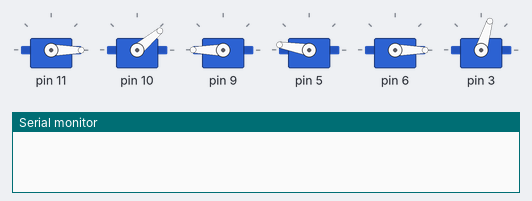
This sketch was run on a simulated Arduino Uno, built with avr-gcc and run on an emulated ATmega328P. On the bench: 6 × servo, the last lines printed to the serial monitor.

Above: at 0.1 s.
At 13.5 s:
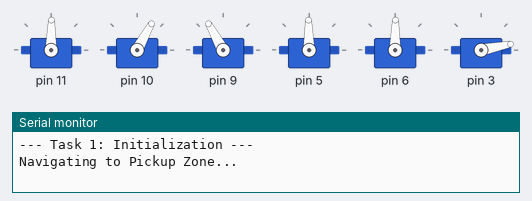
At 16.9 s:
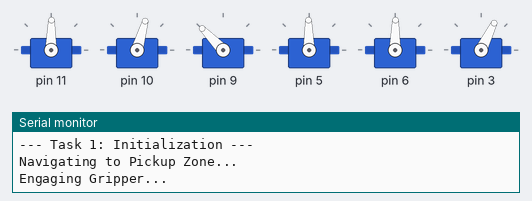
At 22.0 s:
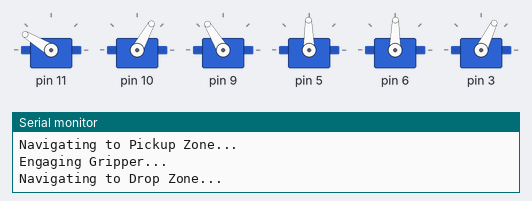
At 25.4 s:
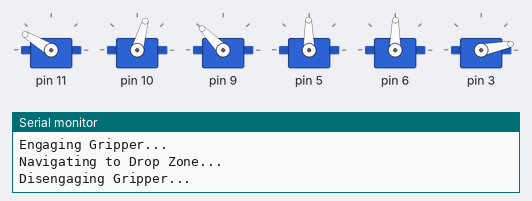
At 30.5 s:
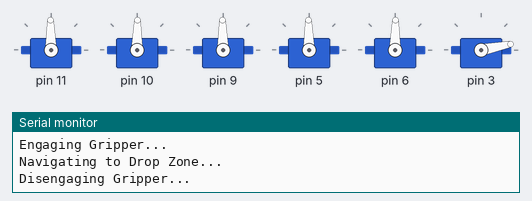
Timing chart, 0 to 32.0 s (numbered marks = the images above):
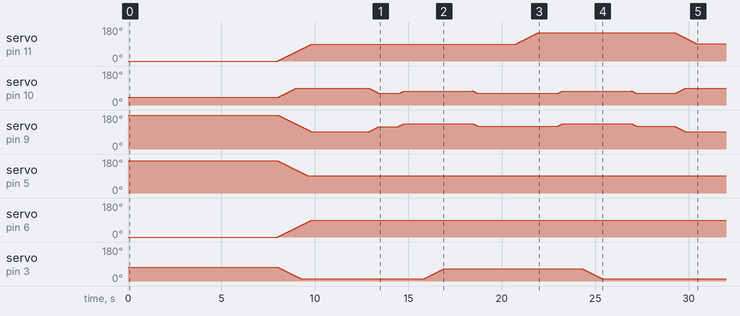

The sketch:

Task_1.ino
```cpp
/*
 * -----------------------------------------------------
 * Repository: IE410_Robotics_Project
 * Module: Task 1 - Blind Pick and Place
 * Description: Open-loop control sequence for the Braccio manipulator.
 * -----------------------------------------------------
 */

#include <Braccio.h>
#include <Servo.h>

// Initialize Servo Motors
Servo m_base, m_shoulder, m_elbow, m_wrist_rot, m_wrist_pitch, m_gripper;

void setup() {
    // Hardware Init
    Braccio.begin();

    // Serial Comms
    Serial.begin(9600);
    Serial.println("--- Task 1: Initialization ---");
    delay(2000);

    // Reset arm to starting position
    moveToDefault();
    delay(2000);

    // Execute pickup routine
    acquireTarget();
    delay(1000);

    // Execute drop-off routine
    deliverTarget();
    delay(1000);

    // Reset
    moveToDefault();
    Serial.println("--- Task 1: Sequence Finished ---");
}

void loop() {
    // Empty loop for pre-programmed sequence
}

/* * DEFAULT IDLE POSITION
 */
void moveToDefault() {
    // Parameters: Speed, Base, Shoulder, Elbow, Wrist_Rot, Wrist_Pitch, Gripper
    Braccio.ServoMovement(20, 90, 90, 90, 90, 90, 10);
    delay(1000);
}

/* * TARGET ACQUISITION (POINT A)
 */
void acquireTarget() {
    Serial.println("Navigating to Pickup Zone...");

    // Hover above target
    Braccio.ServoMovement(20, 90, 60, 120, 90, 90, 10);
    delay(1000);

    // Lower payload
    Braccio.ServoMovement(20, 90, 75, 135, 90, 90, 10);
    delay(1000);

    // Secure payload
    Serial.println("Engaging Gripper...");
    Braccio.ServoMovement(20, 90, 75, 135, 90, 90, 65);
    delay(1500);

    // Ascend
    Braccio.ServoMovement(20, 90, 60, 120, 90, 90, 65);
    delay(1000);
}

/* * TARGET DELIVERY (POINT B)
 */
void deliverTarget() {
    Serial.println("Navigating to Drop Zone...");

    // Pan to drop zone
    Braccio.ServoMovement(20, 150, 60, 120, 90, 90, 65);
    delay(1000);

    // Descend
    Braccio.ServoMovement(20, 150, 75, 135, 90, 90, 65);
    delay(1000);

    // Release payload
    Serial.println("Disengaging Gripper...");
    Braccio.ServoMovement(20, 150, 75, 135, 90, 90, 10);
    delay(1500);

    // Ascend
    Braccio.ServoMovement(20, 150, 60, 120, 90, 90, 10);
    delay(1000);
}
```
